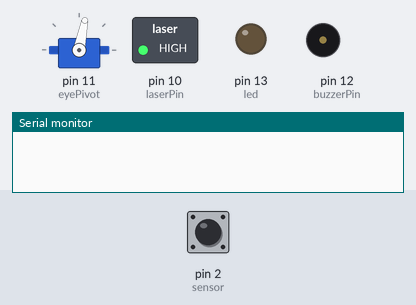
Simulated run of this sketch. Board: Arduino Uno, built with avr-gcc and run on an emulated ATmega328P. Parts: servo, switched loads named in the sketch (green lamp = pin HIGH), output pins drawn as LEDs (lit = HIGH), buzzer (waves = sounding), the last lines printed to the serial monitor. Dashed ring = blinking. The test bench sets the inputs (shaded band); at power-on: pin 2 (sensor) LOW.

Above: at 1.2 s.
1.3 s: pin 2 (sensor) driven HIGH
At 1.66 s:
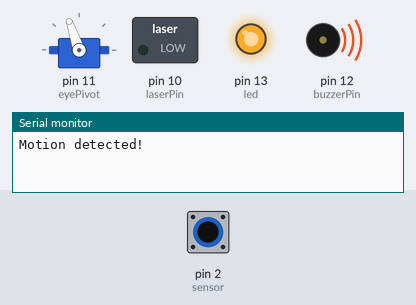
4.3 s: pin 2 (sensor) driven LOW
At 4.98 s:
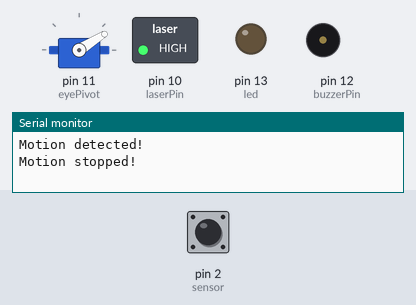
7.3 s: pin 2 (sensor) driven HIGH
At 7.7 s:
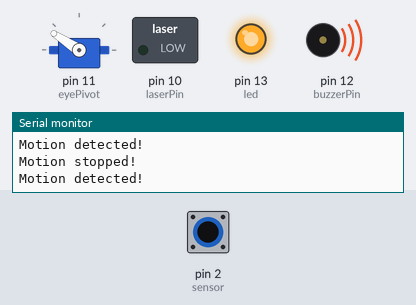
10.3 s: pin 2 (sensor) driven LOW
At 10.72 s:
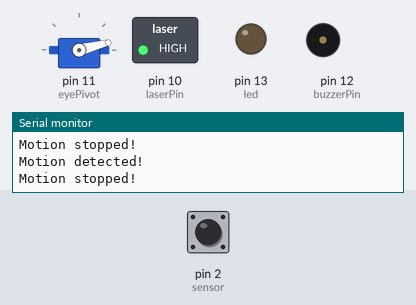
13.3 s: pin 2 (sensor) driven HIGH
At 13.74 s:
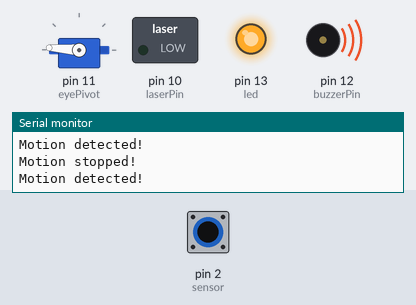
19.3 s: pin 2 (sensor) pulsed LOW 2 times (0.12 s each, 0.3 s apart)
At 19.48 s:
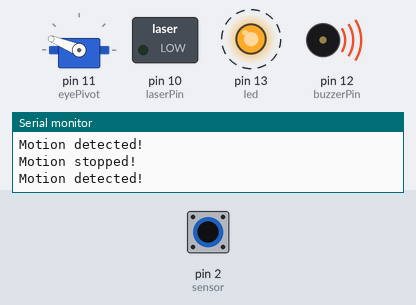
Timing chart, 0 to 23.3 s (numbered marks = the images above; inputs shaded):
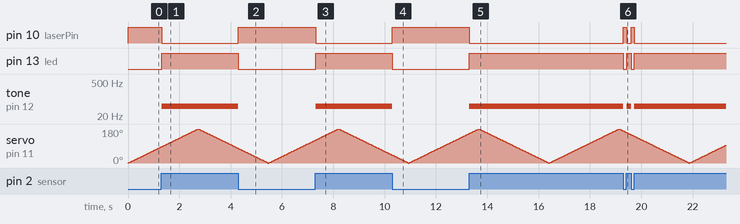

The sketch:

PIR-Alarm-System.ino
```cpp
#include <Servo.h>

int led = 13;                // the pin the LED is atteched to
int sensor = 2;              // the pin the PIR sensor is atteched to
int state = LOW;             // LOW = no motion, HIGH = motion
int val = 0;                 // Stores sensor status
int buzzerPin = 12;          // The pin the buzzer is attached to
Servo eyePivot;              // The servo controlling the eyes
int pos = 0;                 // The position of eyePivot
int laserPin = 10;           // The pin of the laser

void setup() {
  // Initialise IO
  pinMode(led, OUTPUT);
  pinMode(buzzerPin, OUTPUT);
  pinMode(sensor, INPUT);
  pinMode(laserPin, OUTPUT);
  eyePivot.attach(11);
  digitalWrite(laserPin, HIGH);

  Serial.begin(9600);
}

void activateAlarm() {
  // Turn on the buzzer
  tone(buzzerPin, 50);
  // Turn on the LED
  digitalWrite(led, HIGH);
  // Turn on the laser
  digitalWrite(laserPin, LOW);
}


void deactivateAlarm() {
  // Turn off the buzzer
  noTone(buzzerPin);
  // Turn off the LED
  digitalWrite(led, LOW);
  // Turn on the laser
  digitalWrite(laserPin, HIGH);
}

void checkPIRSensor () {
  // Read sensor status
  val = digitalRead(sensor);

  // If motion is detected
  if (val == HIGH) {
    activateAlarm();
    //delay(100);

    // If the motion has been detected for the first time
    if (state == LOW) {
      Serial.println("Motion detected!");
      state = HIGH;
    }
  }
  else {
      deactivateAlarm();
      //delay(200);

      if (state == HIGH){
        Serial.println("Motion stopped!");
        state = LOW;
    }
  }
}

void loop() {
  // Spin the servo
  for (pos = 0; pos <= 180; pos += 1) { // goes from 0 degrees to 180 degrees
    eyePivot.write(pos);
    checkPIRSensor();
    delay(15);
  }
  for (pos = 180; pos >= 0; pos -= 1) {
    eyePivot.write(pos);
    checkPIRSensor();
    delay(15);
  }

  /**/
}
```

Measured:
- after the input at 1.3 s, pin 10 (laserPin): HIGH → LOW at once; pin 13 (led): LOW → HIGH at once; tone on pin 12 (buzzerPin): silent → 50 Hz at once
- after the input at 4.3 s, pin 10 (laserPin): LOW → HIGH at once; pin 13 (led): HIGH → LOW at once; tone on pin 12 (buzzerPin): 50 Hz → silent at once
- after the input at 7.3 s, pin 10 (laserPin): HIGH → LOW at once; pin 13 (led): LOW → HIGH at once; tone on pin 12 (buzzerPin): silent → 50 Hz at once
- after the input at 10.3 s, pin 10 (laserPin): LOW → HIGH at once; pin 13 (led): HIGH → LOW at once; tone on pin 12 (buzzerPin): 50 Hz → silent at once
- after the input at 13.3 s, pin 10 (laserPin): HIGH → LOW at once; pin 13 (led): LOW → HIGH at once; tone on pin 12 (buzzerPin): silent → 50 Hz at once
- after the input at 19.3 s, pin 10 (laserPin): alternates HIGH for 0.12 s and LOW for 0.18 s, 4 changes in all, then stays LOW, starting at once; pin 13 (led): alternates HIGH for 0.18 s and LOW for 0.12 s, 4 changes in all, then stays HIGH, starting at once
